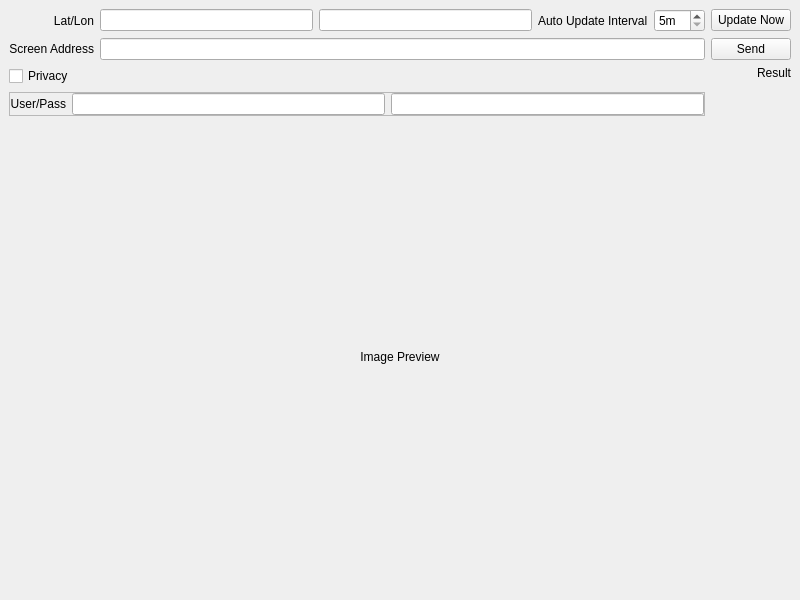
<?xml version="1.0" encoding="UTF-8"?>
<ui version="4.0">
 <class>MainWindow</class>
 <widget class="QMainWindow" name="MainWindow">
  <property name="geometry">
   <rect>
    <x>0</x>
    <y>0</y>
    <width>800</width>
    <height>600</height>
   </rect>
  </property>
  <property name="windowTitle">
   <string>Pico Weather</string>
  </property>
  <property name="windowIcon">
   <iconset resource="PicoWeather.qrc">
    <normaloff>:/icons/weather.png</normaloff>:/icons/weather.png</iconset>
  </property>
  <widget class="QWidget" name="centralwidget">
   <layout class="QGridLayout" name="gridLayout">
    <item row="3" column="1" colspan="2">
     <widget class="QLabel" name="result">
      <property name="maximumSize">
       <size>
        <width>16777215</width>
        <height>16777215</height>
       </size>
      </property>
      <property name="text">
       <string>Result</string>
      </property>
      <property name="textFormat">
       <enum>Qt::PlainText</enum>
      </property>
      <property name="alignment">
       <set>Qt::AlignRight|Qt::AlignTop|Qt::AlignTrailing</set>
      </property>
      <property name="wordWrap">
       <bool>true</bool>
      </property>
     </widget>
    </item>
    <item row="1" column="0">
     <widget class="QLabel" name="label_2">
      <property name="text">
       <string>Lat/Lon</string>
      </property>
      <property name="alignment">
       <set>Qt::AlignRight|Qt::AlignTrailing|Qt::AlignVCenter</set>
      </property>
     </widget>
    </item>
    <item row="1" column="2">
     <widget class="QPushButton" name="update">
      <property name="text">
       <string>Update Now</string>
      </property>
     </widget>
    </item>
    <item row="2" column="0">
     <widget class="QLabel" name="label_3">
      <property name="text">
       <string>Screen Address</string>
      </property>
      <property name="alignment">
       <set>Qt::AlignRight|Qt::AlignTrailing|Qt::AlignVCenter</set>
      </property>
     </widget>
    </item>
    <item row="1" column="1">
     <layout class="QHBoxLayout" name="horizontalLayout">
      <item>
       <widget class="QLineEdit" name="lat"/>
      </item>
      <item>
       <widget class="QLineEdit" name="lon"/>
      </item>
      <item>
       <widget class="QLabel" name="label_4">
        <property name="text">
         <string>Auto Update Interval</string>
        </property>
       </widget>
      </item>
      <item>
       <widget class="QSpinBox" name="interval">
        <property name="suffix">
         <string>m</string>
        </property>
        <property name="minimum">
         <number>5</number>
        </property>
        <property name="maximum">
         <number>60</number>
        </property>
       </widget>
      </item>
     </layout>
    </item>
    <item row="5" column="0" colspan="3">
     <widget class="QLabel" name="preview">
      <property name="text">
       <string>Image Preview</string>
      </property>
      <property name="scaledContents">
       <bool>true</bool>
      </property>
      <property name="alignment">
       <set>Qt::AlignCenter</set>
      </property>
      <property name="wordWrap">
       <bool>true</bool>
      </property>
     </widget>
    </item>
    <item row="2" column="2">
     <widget class="QPushButton" name="send">
      <property name="text">
       <string>Send</string>
      </property>
     </widget>
    </item>
    <item row="2" column="1">
     <widget class="QLineEdit" name="address"/>
    </item>
    <item row="3" column="0">
     <widget class="QCheckBox" name="privacy">
      <property name="text">
       <string>Privacy</string>
      </property>
     </widget>
    </item>
    <item row="4" column="0" colspan="2">
     <widget class="QFrame" name="privateFrame">
      <property name="sizePolicy">
       <sizepolicy hsizetype="Preferred" vsizetype="Fixed">
        <horstretch>0</horstretch>
        <verstretch>0</verstretch>
       </sizepolicy>
      </property>
      <property name="frameShape">
       <enum>QFrame::StyledPanel</enum>
      </property>
      <property name="frameShadow">
       <enum>QFrame::Raised</enum>
      </property>
      <layout class="QHBoxLayout" name="horizontalLayout_3">
       <property name="leftMargin">
        <number>0</number>
       </property>
       <property name="topMargin">
        <number>0</number>
       </property>
       <property name="rightMargin">
        <number>0</number>
       </property>
       <property name="bottomMargin">
        <number>0</number>
       </property>
       <item>
        <widget class="QLabel" name="label">
         <property name="sizePolicy">
          <sizepolicy hsizetype="Preferred" vsizetype="Preferred">
           <horstretch>0</horstretch>
           <verstretch>0</verstretch>
          </sizepolicy>
         </property>
         <property name="maximumSize">
          <size>
           <width>16777215</width>
           <height>20</height>
          </size>
         </property>
         <property name="text">
          <string>User/Pass</string>
         </property>
         <property name="alignment">
          <set>Qt::AlignRight|Qt::AlignTrailing|Qt::AlignVCenter</set>
         </property>
        </widget>
       </item>
       <item>
        <layout class="QHBoxLayout" name="horizontalLayout_2">
         <item>
          <widget class="QLineEdit" name="username"/>
         </item>
         <item>
          <widget class="QLineEdit" name="password"/>
         </item>
        </layout>
       </item>
      </layout>
     </widget>
    </item>
   </layout>
  </widget>
 </widget>
 <resources>
  <include location="PicoWeather.qrc"/>
 </resources>
 <connections/>
</ui>
